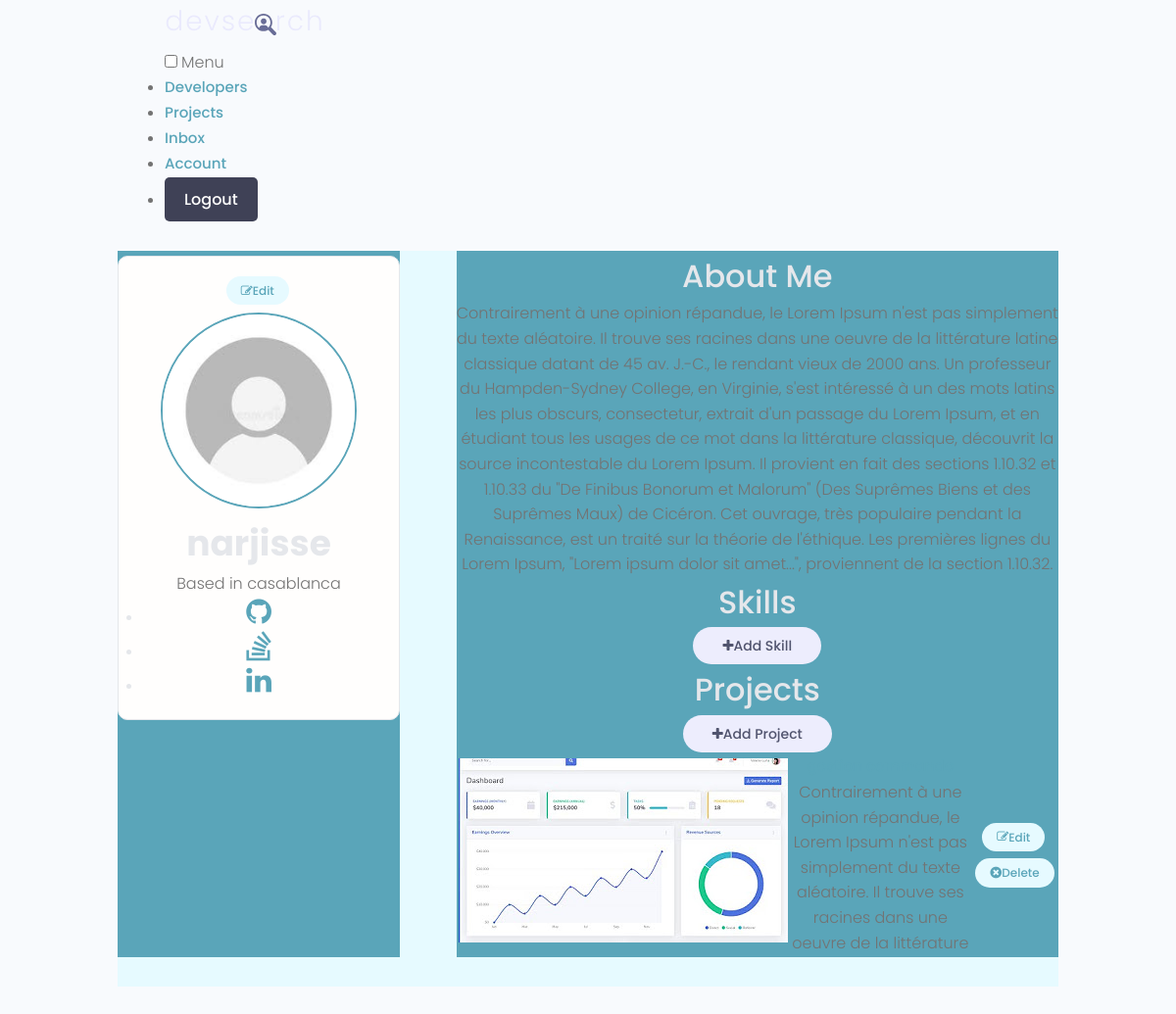
The page /account/ (signed in) on the database as committed earlier.
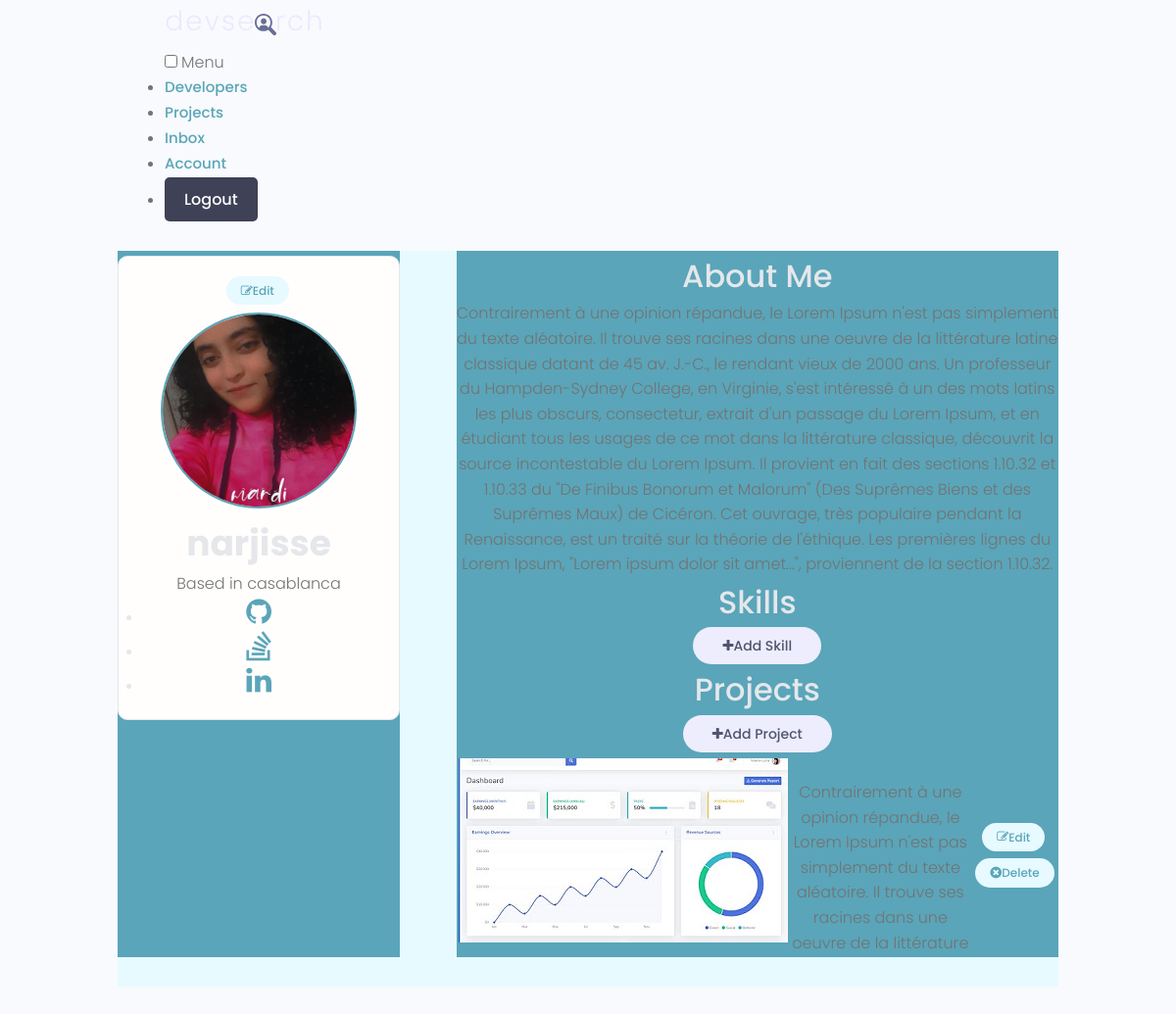
The same page on the database as committed later.
### users/models.py (models this page shows, shortened)
class Profile(models.Model):
    user = models.OneToOneField(
        User, on_delete=models.CASCADE, null=True, blank=True)
    name = models.CharField(max_length=200, blank=True, null=True)
    email = models.EmailField(max_length=500, blank=True, null=True)
    username = models.CharField(max_length=200, blank=True, null=True)
    location = models.CharField(max_length=200, blank=True, null=True)
    short_intro = models.CharField(max_length=200, blank=True, null=True)
    bio = models.TextField(blank=True, null=True)
    profile_image = models.ImageField(
        null=True, blank=True, upload_to='profiles/', default="profiles/user-default.png")
    social_github = models.CharField(max_length=200, blank=True, null=True)
    social_twitter = models.CharField(max_length=200, blank=True, null=True)
    social_linkedin = models.CharField(max_length=200, blank=True, null=True)
    social_youtube = models.CharField(max_length=200, blank=True, null=True)
    social_website = models.CharField(max_length=200, blank=True, null=True)
    created = models.DateTimeField(auto_now_add=True)
    id = models.UUIDField(default=uuid.uuid4, unique=True,
                          primary_key=True, editable=False)
    class Meta:
        ordering = ['created']

### users/views.py (the view)
# urls.py: path('account/',views.userAccount,name="account"),
@login_required(login_url='login')
def userAccount(request):
    profile = request.user.profile
    skills = profile.skill_set.all()
    projects = profile.project_set.all()
    context = {'profile': profile, 'skills': skills, 'projects': projects}
    return render(request, 'users/account.html', context)

### users/templates/users/account.html (shortened to what this page needs)
{% extends 'main.html'%}
{% block content %}
  <main class="settingsPage profile my-md">
    <div class="container">
      <div class="layout">
        <div class="column column--1of3">
          <div class="card text-center">
            <div class="card__body dev">
              <a class="tag tag--pill tag--main settings__btn" href="{% url 'edit-account'%}"><i class="fa fa-edit"></i> Edit</a>
              <img class="avatar avatar--xl dev__avatar" src="{{profile.profile_image.url}}" />
              <h2 class="dev__name">{{profile.name}}</h2>
              <p class="dev__location">Based in {{profile.location}}</p>
              <ul class="dev__social">
                {% if profile.social_github %}
                <li>
                  <a title="Github" href="{{profile.social_github}}" target="_blank"><i class="fa fa-github"style="font-size:30px"></i></a>
                </li>
                {% endif %}
                <li>
                  <a title="Stackoverflow" href="#" target="_blank"><i class="fa fa-stack-overflow" style="font-size:30px"></i></a>
                </li>
                {% if profile.social_linkedin %}
                <li>
                  <a title="LinkedIn" href="{{profile.social_linkedin}}" target="_blank"><i class="fa fa-linkedin" style="font-size:30px"></i></a>
                </li>
                {% endif %}
              </ul>
            </div>
          </div>
        </div>
        <div class="column column--2of3">
          <div class="devInfo">
            <h3 class="devInfo__title">About Me</h3>
            <p class="devInfo__about">{{profile.bio}}</p>
          </div>
          <div class="settings">
            <h3 class="settings__title">Skills</h3>
            <a class="tag tag--pill tag--sub settings__btn tag--lg" href="{% url  'create-skill' %}"><i class="fa fa-plus"></i> Add Skill</a>
          </div>
          <div class="settings">
            <h3 class="settings__title">Projects</h3>
            <a class="tag tag--pill tag--sub settings__btn tag--lg" href="{% url 'create-project' %}"><i class="fa fa-plus"></i> Add Project</a>
          </div>
          <table class="settings__table">
            {%  for project in projects %}
            <tr>
              <td class="settings__thumbnail">
                <a href="{% url 'project' project.id  %}"><img src="{{project.featured_image.url}}" alt="Project Thumbnail" /></a>
              </td>
              <td class="settings__tableInfo">
                <a href="{% url 'project' project.id  %}">{{project.title}}</a>
                <p>{{project.description|slice:"150"}}</p>
              </td>
              <td class="settings__tableActions">
                <a class="tag tag--pill tag--main settings__btn" href="{% url 'update-project' project.id %}"><i class="fa fa-edit"></i> Edit</a>
                <a class="tag tag--pill tag--main settings__btn" href="{% url  'delete-project' project.id %}"><i class="fas fa-times-circle"></i>
                  Delete</a>
              </td>
            </tr>
            {% endfor %}
          </table>
        </div>
      </div>
    </div>
  </main>
  {% endblock %}

Rows that differ between the two databases and show on the page:
changed Profile "narjisse": profile_image: picture added in place of a placeholder
